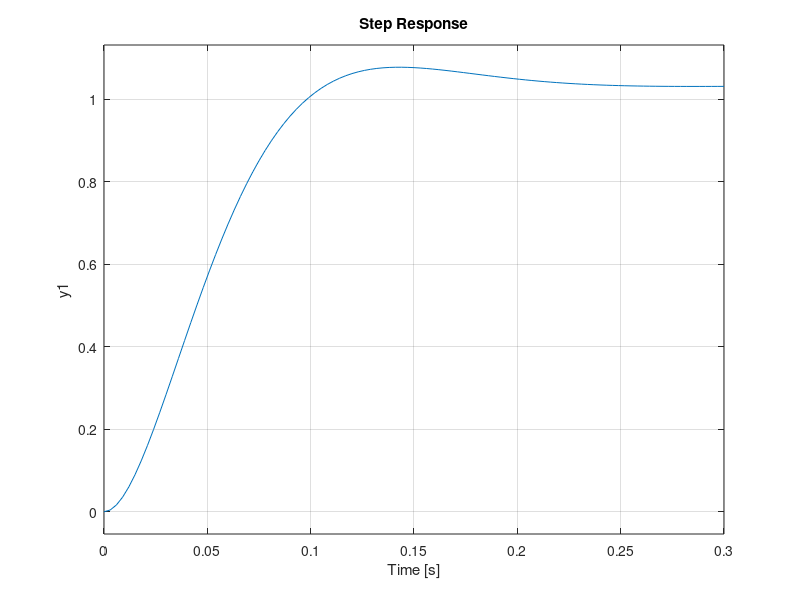
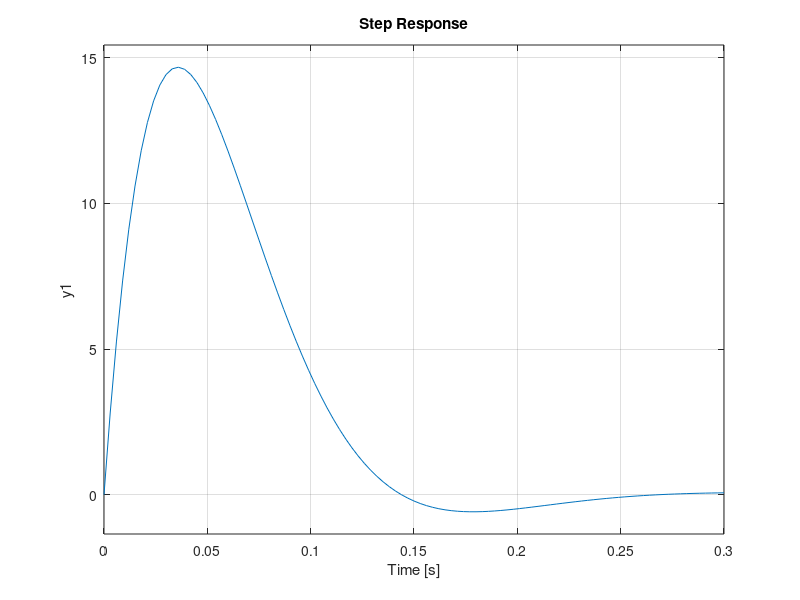
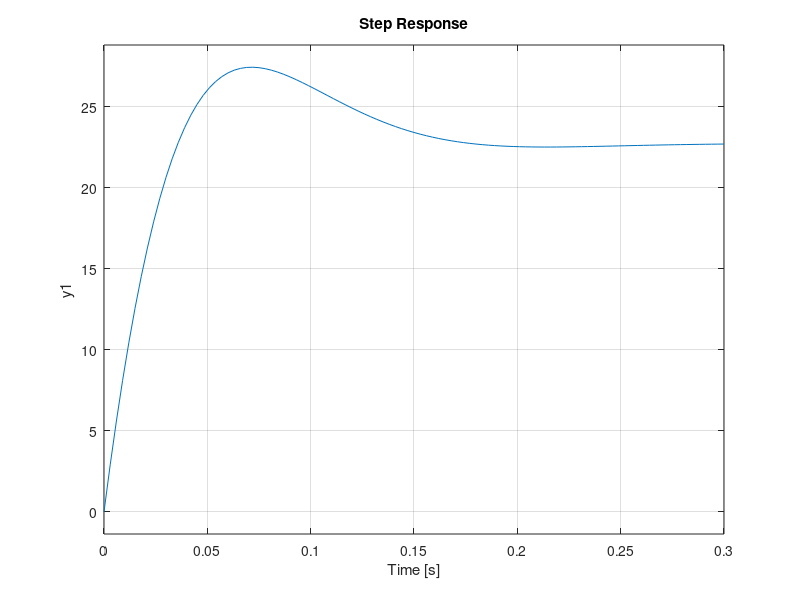
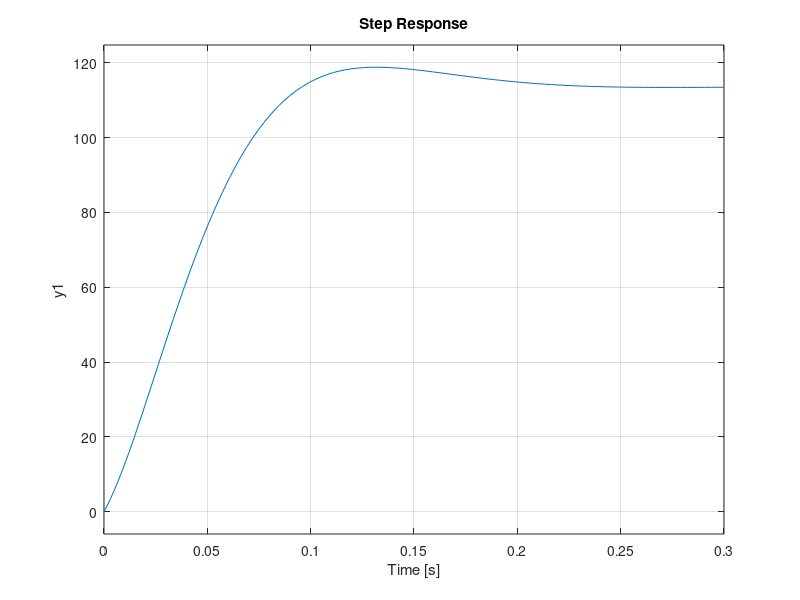

These figures' MATLAB source, in order:
% Time Response of Second Order system
z=[];
p=[-22+22i -22-22i];
k=1000;
G=zpk(z,p,k)
figure(3);
step(G)
%Addition of zero at -1/22
z=[-1/22];
p=[-22+22i -22-22i];
k=1000;
G=zpk(z,p,k)
figure(4);
step(G)
%Addition of zero at -22
z=[-22];
p=[-22+22i -22-22i];
k=1000;
G=zpk(z,p,k)
figure(5);
step(G)
%Addition of zero at -110
z=[-110];
p=[-22+22i -22-22i];
k=1000;
G=zpk(z,p,k)
figure(6);
step(G)
